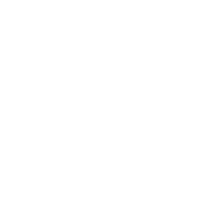
Frame 1 (no input)
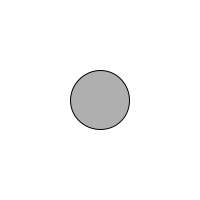
Frame 60 (the mouse pressed at the canvas centre just before this capture)
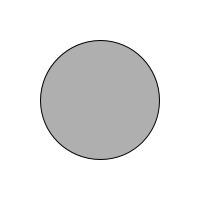
Frame 120 (the mouse held since frame 60 and released just before this capture)

The Processing sketch that drew these frames (run headless with seeded random() and noise(); from frame 60 on, the mouse is pressed at the canvas centre):

// Processing sketch: ch4_ex3
// ── ch4_ex3.pde
int circleSize = 0;
int circleX = 100;
int circleY = 100;

void setup(){
  size(200,200);
}


void draw(){
  background(255);
  stroke(0);
  fill(175);
  ellipse(circleX, circleY,circleSize, circleSize);
  
  circleSize = circleSize + 1;
}
